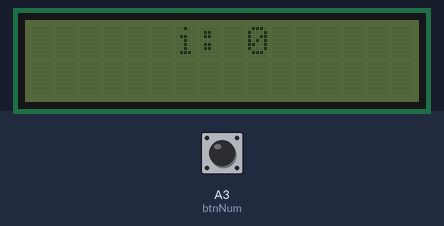
A sketch run on a simulated Arduino Uno, built with avr-gcc and run on an emulated ATmega328P. On the bench: 16×2 character LCD. The inputs (shaded band) are chosen by the test bench; at power-on: A3 (btnNum) HIGH. What the sketch prints to the serial monitor is not drawn.

Above: at 1.2 s.
1.3 s: A3 (btnNum) pulled LOW for 1 s
At 2.6 s:
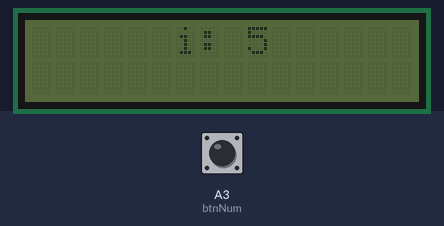
3.8 s: A3 (btnNum) pulled LOW for 0.15 s
At 4.4 s:
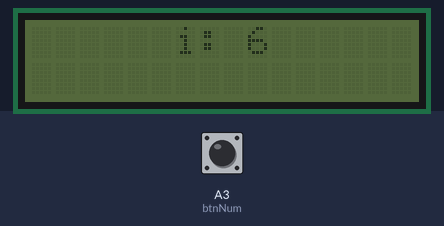
5.5 s: A3 (btnNum) pulled LOW for 0.15 s
At 6.9 s:
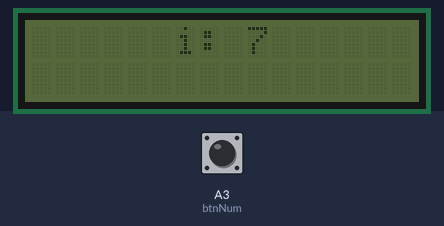
7.2 s: A3 (btnNum) pulled LOW for 1 s
At 9.5 s:
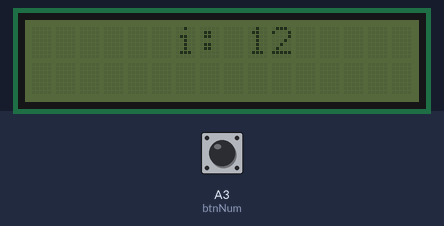
Timing chart, 0 to 10.7 s (numbered marks = the images above; inputs shaded):
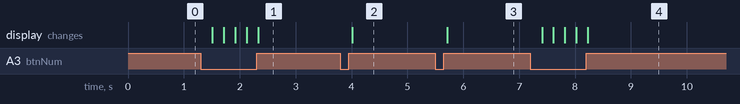

The sketch:

lcdTapWriter.ino
```cpp
//Include the LCD Library.
//#include <Wire.h>
#include <LiquidCrystal_I2C.h>

const byte btnNum = A3;

byte tujuan;

LiquidCrystal_I2C lcd(0x27,16,2);

void setup(){
  Serial.begin(9600);
  lcd.init();
  pinMode(btnNum, INPUT);
}

void loop(){
  bool btnNumState = digitalRead(btnNum);
  if(btnNumState == 0){
    tujuan += 1;
    Serial.println(tujuan);
    delay(200);
  }

  lcd.setCursor(6,0);
  lcd.print("i: "); lcd.print(tujuan);
}
```

Measured:
- after the input at 1.3 s, the display: first changes after 0.21 s (image 1 shows a later state)
- after the input at 3.8 s, the display: changes after 0.21 s (image 2)
- after the input at 5.5 s, the display: changes after 0.21 s (image 3)
- after the input at 7.2 s, the display: first changes after 0.21 s (image 4 shows a later state)
